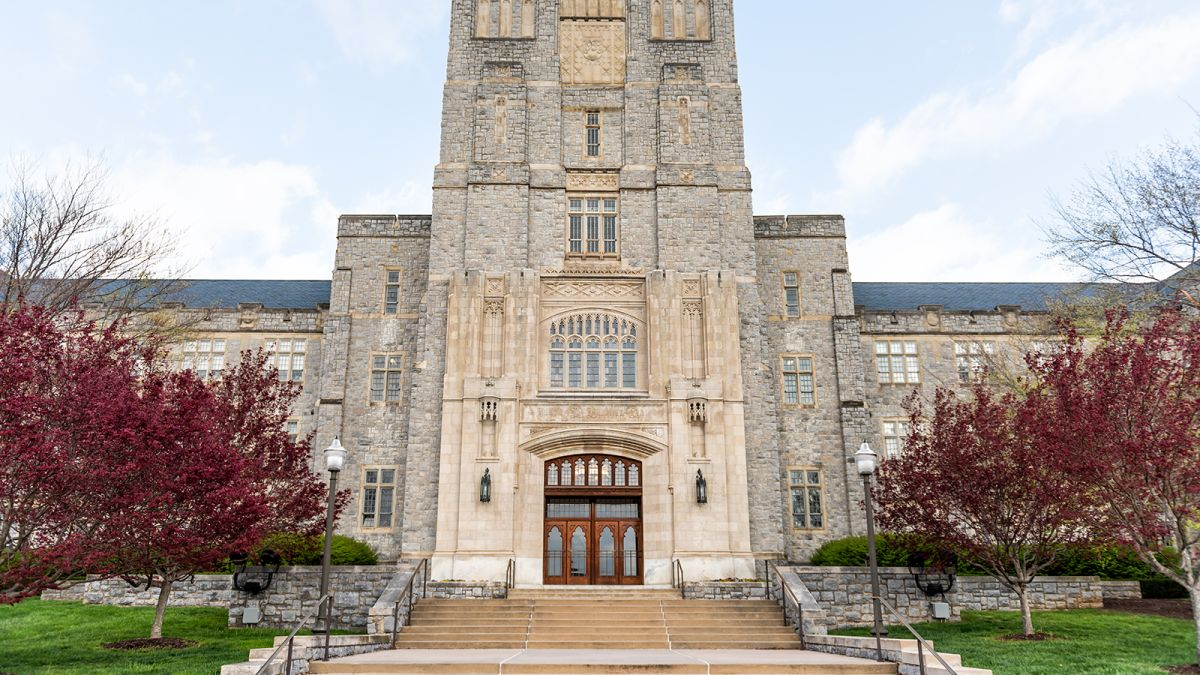
#> input picture HW1/burruss.jpg, 1200 x 675 px, found by its file name
$ jupyter execute ECE4580_HW2.ipynb   (shell and % lines are left out)   (text cells are left out)
#> lines starting #> are read from the running program, lines starting #| are printed output that depends on the picture; pictures that were not available may be replaced by others from this repository, and a replacement may not be noted
[cell 1]
#Importing Libraries and Mounting Drive
from google.colab import drive
from skimage import io,data,filters
from skimage.color import rgb2gray
import numpy as np
import matplotlib.pyplot as plt
import cv2 as cv
import math
import time

drive.mount('/content/drive')

[cell 2]
def part1(image,bins):

  L = 256
  pixel_bins = 1/bins
  output_bins = L//bins

  y_array = np.arange(output_bins-1,256,output_bins)
  x_array = []

  #Manually calculating histogram
  hist_vector=np.zeros(L)
  for i in range(image.shape[0]):
    for j in range(image.shape[1]):
      hist_vector[image[i,j]]=hist_vector[image[i,j]]+1

  ###### HISTOGRAM EQUALIZATION AS PER TEXTBOOK (GONZALEZ) ######

  #Manually calculating PDF
  pdf = hist_vector/np.sum(hist_vector)

  # [18 lines of commented-out code are left out]
  cdf = np.cumsum(pdf)

  # cdf = np.round(cdf*(L-1)) #cdf using gonzalez method
  # output_image = cdf[image].astype("uint8")

  ####### HISTOGRAM EQUALIZATION AS PER SLIDES #####

# Manually equalizaing Method 1
  # for i in range(bins):
  #   cdf[i*(L//bins):(i+1)*(L//bins)] = (cdf[i*(L//bins):(i+1)*(L//bins)]*((i+1)*L//bins))
  #   # cdf = np.round(cdf)

  # output_image2 = cdf[image].astype("uint8")

 #  Manually equalizing Method 2
  mapping = ((cdf - cdf.min())/(cdf.max()-cdf.min())*(bins - 1)).astype("uint8")
  output_image4 = mapping[image]

  ###### HISTOGRAM EQUALIZATION USING OPENCV FOR VERIFICATION #####
  output_image3 = cv.equalizeHist(image)

  #### DEBUG PURPOSE ####

  # # #Image Comparison
  # f1, axarr1 = plt.subplots(3,1)
  # axarr1[0].imshow(image,cmap="gray")
  # axarr1[1].imshow(output_image,cmap="gray")
  # axarr1[2].imshow(output_image3,cmap="gray")
  # f1.suptitle("Image Comparison before and after Histogram Equalization")


  # # #Histogram Comparison
  # f2, axarr2 = plt.subplots(3,1)
  # axarr2[0].hist(image.ravel(), bins=256, range=(0.0, 255.0),color="green")
  # axarr2[1].hist(output_image.ravel(), bins=256, range=(0.0, 255.0),color="red")
  # axarr2[2].hist(output_image3.ravel(), bins=256, range=(0.0, 255.0),color="blue")
  # f2.suptitle("Histogram Comparison before and after Histogram Equalization")

  # # #PDF and CDF Comparison
  # # #Original Image
  # count, bins_count = np.histogram(image.ravel())
  # pdf = count / sum(count)
  # cdf = np.cumsum(pdf)

  # f3, axarr3 = plt.subplots(3,1)
  # axarr3[0].plot(bins_count[1:], pdf, color="red", label="PDF")
  # axarr3[0].plot(bins_count[1:], cdf, label="CDF")
  # axarr3[0].legend()

  # #Manual Equalized Image
  # count2, bins_count = np.histogram(output_image.ravel())
  # pdf2 = count2 / sum(count2)
  # cdf2 = np.cumsum(pdf2)

  # axarr3[1].plot(bins_count[1:], pdf2, color="orange", label="PDF2")
  # axarr3[1].plot(bins_count[1:], cdf2, color="green",label="CDF2")
  # axarr3[1].legend()

 # Manually Equalized Image 2
  # count4, bins_count = np.histogram(output_image4.ravel())
  # pdf4 = count4 / sum(count4)
  # cdf4 = np.cumsum(pdf4)

  # plt.plot(bins_count[1:], pdf4, color="orange", label="PDF4")
  # plt.plot(bins_count[1:], cdf4, color="green",label="CDF4")
  # plt.legend()

  # # OpenCV Equalized Image
  # count3, bins_count = np.histogram(output_image3.ravel())
  # pdf3 = count3 / sum(count3)
  # cdf3 = np.cumsum(pdf3)

  # axarr3[2].plot(bins_count[1:], pdf3, color="black", label="PDF3")
  # axarr3[2].plot(bins_count[1:], cdf3, color="pink",label="CDF3")
  # axarr3[2].legend()
  # f3.suptitle("Comparing PDF and CDF before and after")

  return output_image4

[cell 3]
# [103 lines left out: function part2, not called in this run]

[cell 4]
# [12 lines left out: function part3, not called in this run]

[cell 5]
def main():

  #Loading Images
  image = io.imread("/content/drive/MyDrive/Images/burruss.jpg")
#> image is the input picture: shape (675, 1200, 3); mean R, G, B 168.4, 159.8, 152.3
  g_image = np.mean(image,axis=2,keepdims=False).astype(np.uint8)
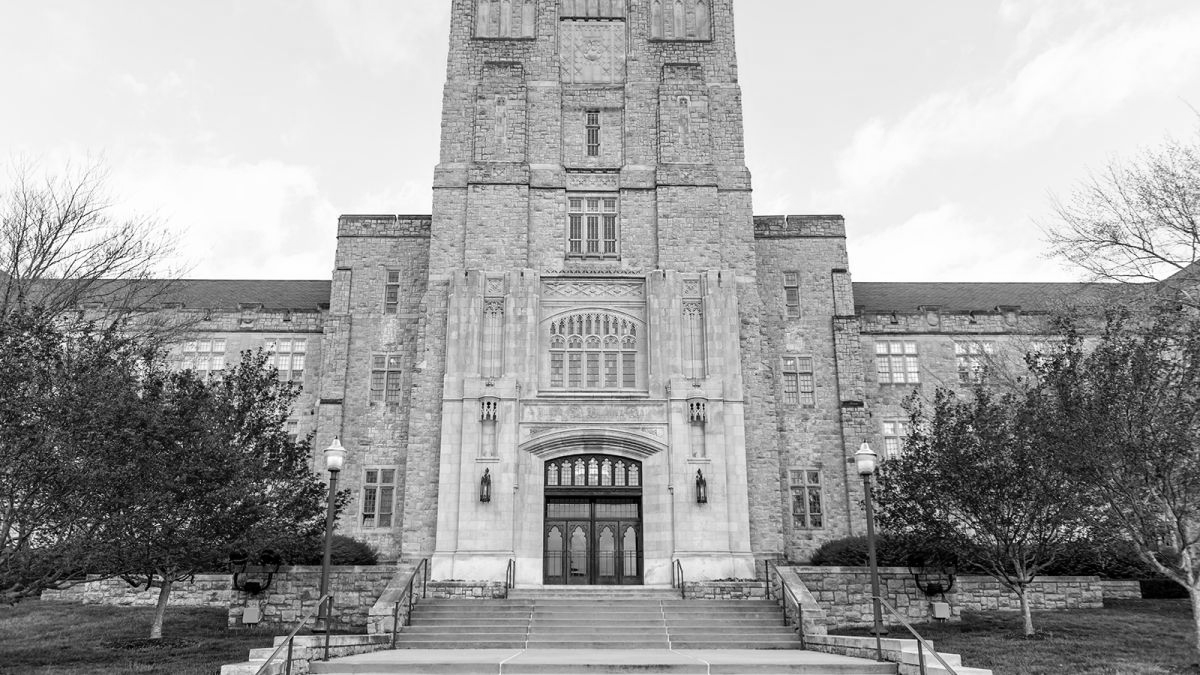
#> g_image: shape (675, 1200); min 0, max 255, mean 159.9

  image2 = io.imread("/content/drive/MyDrive/Images/mandrill.png")
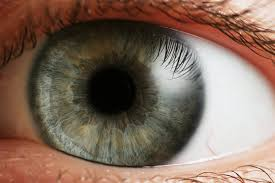
#> input picture HW1/eye1.jpg, 275 x 183 px, given in place of mandrill.png, which was not available
#> image2 is the input picture: shape (183, 275, 3); mean R, G, B 130.2, 107.7, 93.2
  g_image2 = np.mean(image2,axis=2,keepdims=False).astype(np.uint8)
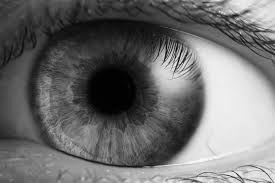
#> g_image2: shape (183, 275); min 0, max 252, mean 110

  image3 = io.imread("/content/drive/MyDrive/Images/rembrandt.jpeg")
  g_image3 = np.mean(image3,axis=2,keepdims=False).astype(np.uint8)

  #Part I
  print("PART I: ")
  bins = 16
  he_image = part1(g_image,bins)
#> after the loop in part1, `for i in range(image.shape[0]):`: hist_vector = 256 values, max 19159 at index 240, min 284 at index 0, mean 3164.1
#> in part1, `pdf = hist_vector/np.sum(hist_vector)`: pdf = 256 values, max 0.0237 at index 240, min 0.000351 at index 0, mean 0.00391
#> in part1, `cdf = np.cumsum(pdf)`: cdf = 256 values from 0.000351 to 1
#> in part1, `mapping = ((cdf - cdf.min())/(cdf.max()-cdf.min())*(bins - 1)).astype(..`: mapping = 256 values from 0 to 15
#> in part1, `output_image4 = mapping[image]`:
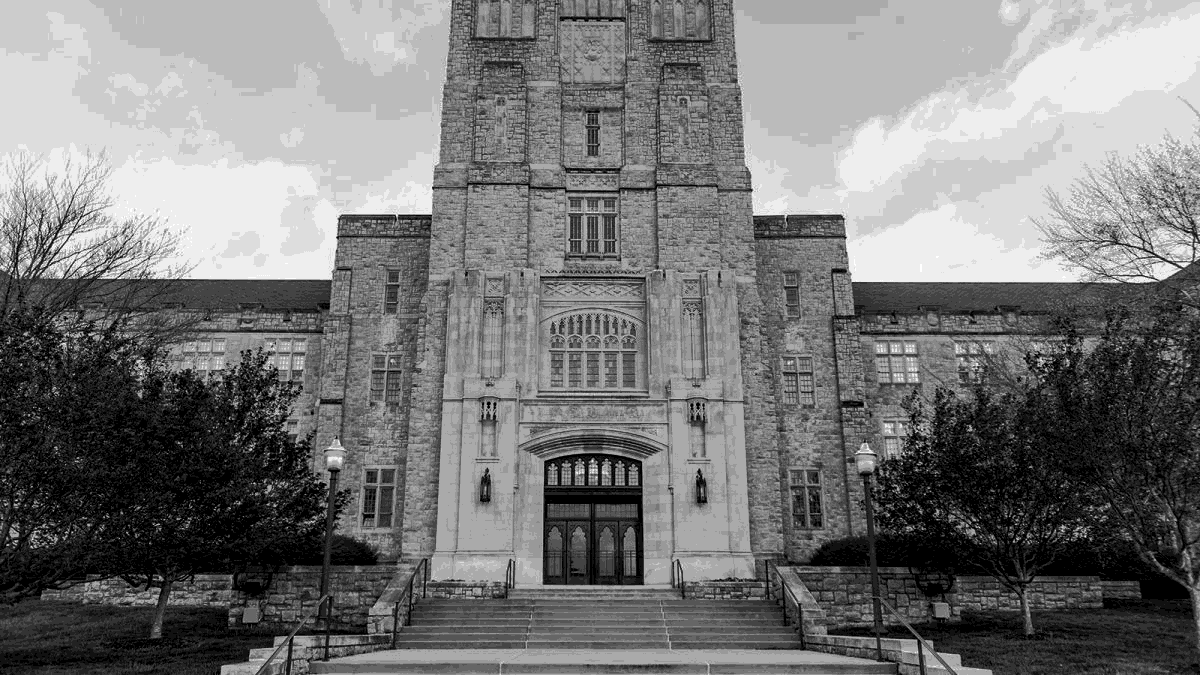
#> output_image4: shape (675, 1200); min 0, max 15, mean 7.03; drawn with min black and max white
  plt.figure(figsize=(10, 5))
  plt.subplot(1, 2, 1)
  plt.imshow(g_image, cmap='gray')
  plt.title('Original Image')
  plt.axis('off')
  plt.subplot(1, 2, 2)
  plt.imshow(he_image, cmap='gray')
  plt.title('Histogram Equalized Image')
  plt.axis('off')
  plt.show()

  he_image2 = part1(g_image2,bins)
#> call 2 of part1, with bins = 16
#> after the loop in part1 (call 2), `for i in range(image.shape[0]):`: hist_vector = 256 values, max 895 at index 2, min 0 at index 250, mean 196.6
#> in part1 (call 2), `pdf = hist_vector/np.sum(hist_vector)`: pdf = 256 values, max 0.0178 at index 2, min 0 at index 250, mean 0.00391
#> in part1 (call 2), `cdf = np.cumsum(pdf)`: cdf = 256 values from 0.000517 to 1
#> in part1 (call 2), `output_image4 = mapping[image]`:
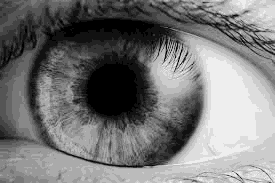
#> output_image4: shape (183, 275); min 0, max 15, mean 7.05; drawn with min black and max white
  plt.figure(figsize=(10, 5))
  plt.subplot(1, 2, 1)
  plt.imshow(g_image2, cmap='gray')
  plt.title('Original Image')
  plt.axis('off')
  plt.subplot(1, 2, 2)
  plt.imshow(he_image2, cmap='gray')
  plt.title('Histogram Equalized Image')
  plt.axis('off')
  plt.show()

  he_image3 = part1(g_image3,bins)
  plt.figure(figsize=(10, 5))
  plt.subplot(1, 2, 1)
  plt.imshow(g_image3, cmap='gray')
  plt.title('Original Image')
  plt.axis('off')
  plt.subplot(1, 2, 2)
  plt.imshow(he_image3, cmap='gray')
  plt.title('Histogram Equalized Image')
  plt.axis('off')
  plt.show()

  # #PART II
  # print("PART II: ")
  # part_flag = 1
  # print("Image 1: ")
  # part2(g_image,part_flag)
  # print("Image 2: ")
  # part2(g_image2,part_flag)

  # #PART III
  # print("PART III: ")
  # part_flag = 0

  # # Image 1
  # print("Image 1: ")
  # plt.imshow(image2)
  # plt.title('Original Image')
  # plt.axis('off')
  # plt.show()

  # k = 0.5
  # sharp_image = part3(image2,k,part_flag)
  # plt.imshow(sharp_image)
  # plt.title('Sharpened Image')
  # plt.axis('off')
  # plt.show()

  # # plt.figure(figsize=(10, 5))
  # # # # plt.subplot(1, 2, 1)
  # # # # plt.imshow(image, cmap='gray')
  # # # # plt.title('Original Image')
  # # # # plt.axis('off')
  # # plt.subplot(1, 2, 2)
  # # plt.imshow(sharp_image, cmap='gray')
  # # plt.title('Sharpened Image')
  # # plt.axis('off')
  # # plt.show()

  # k = 0.3
  # sharp_image2 = part3(image2,k,part_flag)
  # plt.imshow(sharp_image2)
  # plt.title('Sharpened Image')
  # plt.axis('off')
  # plt.show()

  # # plt.figure(figsize=(10, 5))
  # # # plt.subplot(1, 2, 1)
  # # # plt.imshow(image, cmap='gray')
  # # # plt.title('Original Image')
  # # # plt.axis('off')
  # # plt.subplot(1, 2, 2)
  # # plt.imshow(sharp_image2, cmap='gray')
  # # plt.title('Sharpened Image')
  # # plt.axis('off')
  # # plt.show()

  # k=0.7
  # sharp_image3 = part3(image2,k,part_flag)
  # plt.imshow(sharp_image3)
  # plt.title('Sharpened Image')
  # plt.axis('off')
  # plt.show()

  # # plt.figure(figsize=(10, 5))
  # # # plt.subplot(1, 2, 1)
  # # # plt.imshow(image, cmap='gray')
  # # # plt.title('Original Image')
  # # # plt.axis('off')
  # # plt.subplot(1, 2, 2)
  # # plt.imshow(sharp_image3, cmap='gray')
  # # plt.title('Sharpened Image')
  # # plt.axis('off')
  # # plt.show()

  # # Image 2
  # print("Image 1: ")
  # plt.imshow(g_image,cmap="gray")
  # plt.title('Original Image')
  # plt.axis('off')
  # plt.show()

  # k = 0.5
  # sharp_image4 = part3(g_image,k,part_flag)
  # plt.imshow(sharp_image4,cmap="gray")
  # plt.title('Sharpened Image')
  # plt.axis('off')
  # plt.show()

  # # plt.figure(figsize=(10, 5))
  # # # plt.subplot(1, 2, 1)
  # # # plt.imshow(image2, cmap='gray')
  # # # plt.title('Original Image')
  # # # plt.axis('off')
  # # plt.subplot(1, 2, 2)
  # # plt.imshow(sharp_image4, cmap='gray')
  # # plt.title('Sharpened Image')
  # # plt.axis('off')
  # # plt.show()

  # k = 0.3
  # sharp_image5 = part3(g_image,k,part_flag)
  # plt.imshow(sharp_image5,cmap="gray")
  # plt.title('Sharpened Image')
  # plt.axis('off')
  # plt.show()

  # # plt.figure(figsize=(10, 5))
  # # # plt.subplot(1, 2, 1)
  # # # plt.imshow(image2, cmap='gray')
  # # # plt.title('Original Image')
  # # # plt.axis('off')
  # # plt.subplot(1, 2, 2)
  # # plt.imshow(sharp_image5, cmap='gray')
  # # plt.title('Sharpened Image')
  # # plt.axis('off')
  # # plt.show()

  # k = 0.7
  # sharp_image6 = part3(g_image,k,part_flag)
  # plt.imshow(sharp_image6,cmap="gray")
  # plt.title('Sharpened Image')
  # plt.axis('off')
  # plt.show()

  # # plt.figure(figsize=(10, 5))
  # # # plt.subplot(1, 2, 1)
  # # # plt.imshow(image2, cmap='gray')
  # # # plt.title('Original Image')
  # # # plt.axis('off')
  # # plt.subplot(1, 2, 2)
  # # plt.imshow(sharp_image6, cmap='gray')
  # # plt.title('Sharpened Image')
  # # plt.axis('off')
  # # plt.show()

main()
